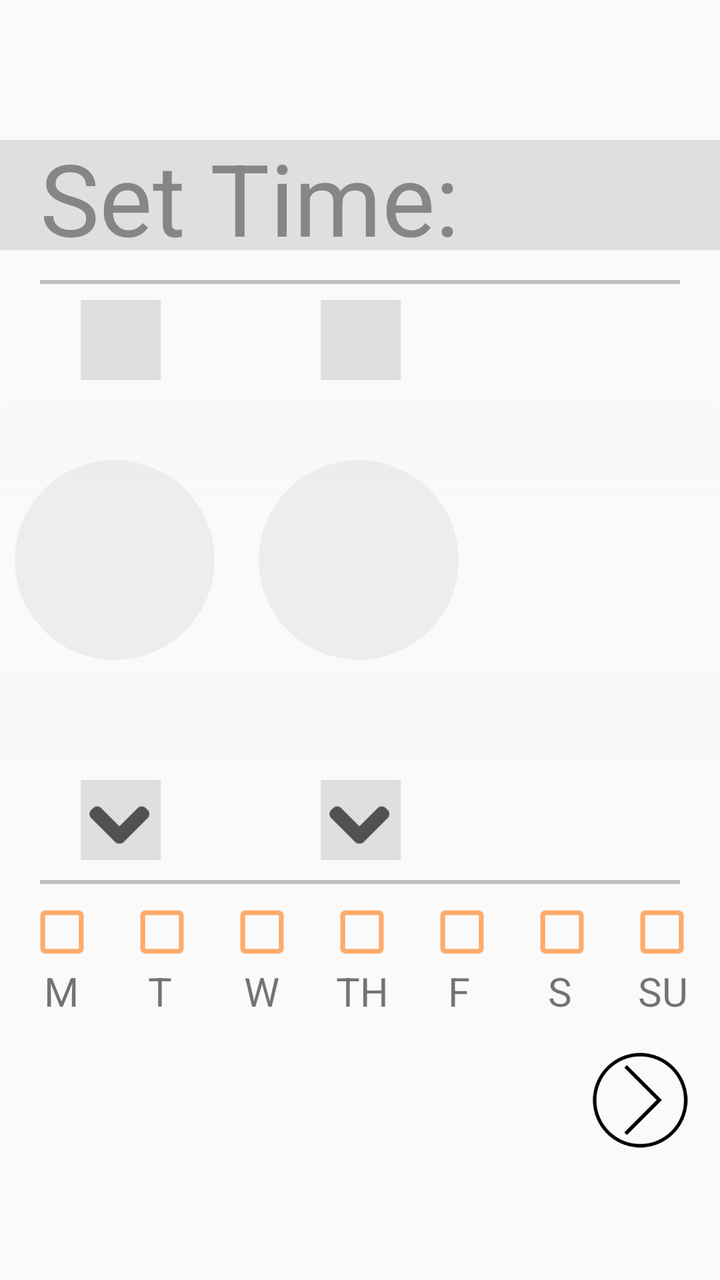
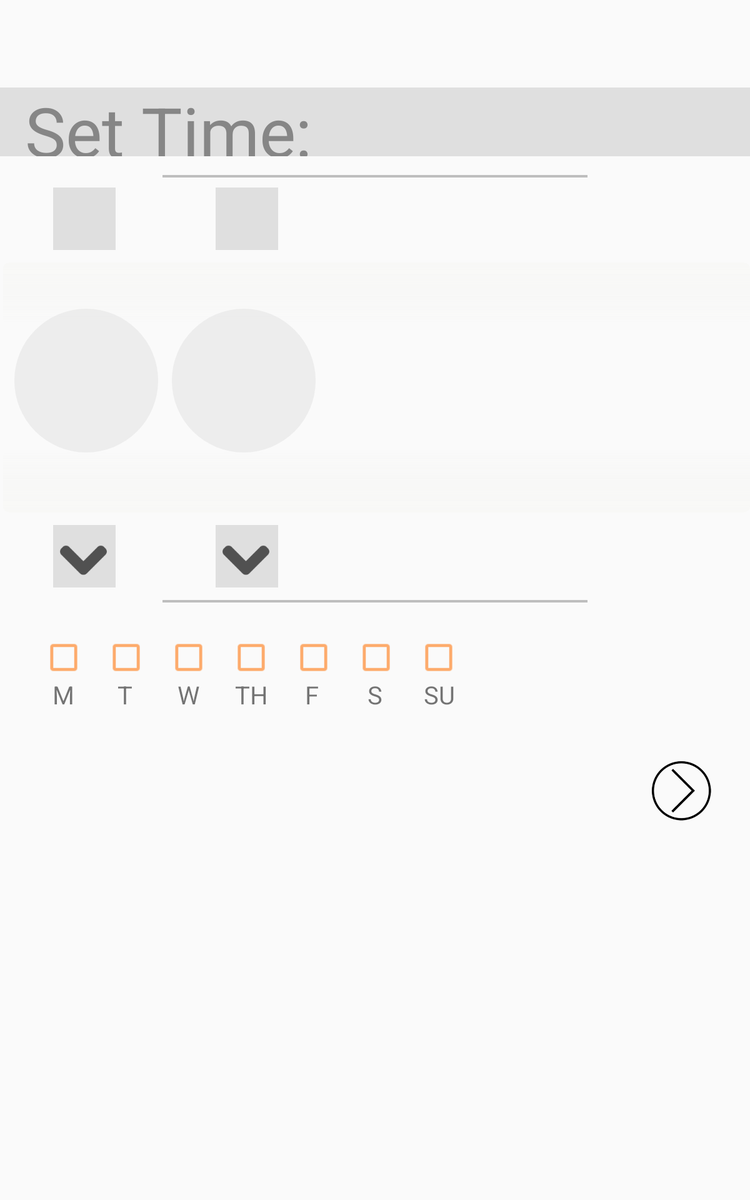

First picture: res/layout/ on a phone held upright. Second picture: the repository's own variant of that layout, on a device whose configuration matches the variant's folder. Source for both follows.
<!-- AndroidManifest.xml: application theme AppTheme -->
<!-- res/layout/alarm_new.xml -->
<?xml version="1.0" encoding="utf-8"?>
<RelativeLayout xmlns:android="http://schemas.android.com/apk/res/android"
    android:orientation="vertical" android:layout_width="match_parent"
    android:layout_height="match_parent"
    android:id="@+id/alarmsLayout">

    <ScrollView
        android:layout_width="wrap_content"
        android:layout_height="wrap_content"
        android:id="@+id/scrollView">
        <RelativeLayout
            android:layout_width="wrap_content"
            android:layout_height="wrap_content">

    
    <RelativeLayout
        android:layout_width="match_parent"
        android:layout_height="55dp"
        android:background="@color/greyish"
        android:layout_marginTop="70dp">
        <TextView
            android:layout_width="wrap_content"
            android:layout_height="wrap_content"
            android:layout_marginStart="20dp"
            android:layout_marginTop="-5dp"
            android:text="Set Time:"
            android:textSize="50sp"
            android:textColor="@color/grey"
            android:id="@+id/setTimeText"/>
        <TextView
            android:layout_width="wrap_content"
            android:layout_height="wrap_content"
            android:layout_marginTop="8dp"
            android:textColor="@color/white"
            android:layout_marginEnd="5dp"
            android:layout_alignParentEnd="true"
            android:textSize="35sp"
            android:id="@+id/aHT" />
    </RelativeLayout>

    <RelativeLayout
        android:orientation="horizontal"
        android:layout_width="wrap_content"
        android:layout_height="wrap_content"
        android:layout_marginTop="60dp"
        android:layout_marginStart="-10dp">

        <View
            android:layout_height="165dp"
            android:layout_width="140dp"
            android:layout_marginTop="150dp"
            android:id="@+id/hr"/>
        <ImageButton
            android:layout_width="40dp"
            android:layout_height="40dp"
            android:layout_marginLeft="50dp"
            android:layout_marginTop="90dp"
            android:src="@drawable/arrowup"
            android:background="@drawable/arrow_selector"
            android:scaleType="centerInside"
            android:id="@+id/hrArrowUp"/>
        <TextView
            android:id="@+id/gradientTop"
            android:layout_width="1000dp"
            android:layout_height="50dp"
            android:layout_marginStart="7dp"
            android:layout_marginTop="142dp"
            android:background="@drawable/fade_top">
        </TextView>

        <LinearLayout
            android:orientation="horizontal"
            android:layout_width="140dp"
            android:layout_height="175dp"
            android:id="@+id/alarmTimeSelection"
            android:layout_marginStart="13dp"
            android:layout_marginTop="143dp">
        </LinearLayout>

        <TextView
            android:id="@+id/gradientBottom"
            android:layout_width="1000dp"
            android:layout_height="50dp"
            android:layout_marginStart="7dp"
            android:layout_marginTop="270dp"
            android:background="@drawable/fade_bottom">
        </TextView>
        <ImageButton
            android:layout_width="40dp"
            android:layout_height="40dp"
            android:layout_marginStart="50dp"
            android:layout_marginTop="330dp"
            android:src="@drawable/arrowdown"
            android:background="@drawable/arrow_selector"
            android:scaleType="centerInside"
            android:id="@+id/hrArrowDown" />



        <ImageButton
            android:layout_width="40dp"
            android:layout_height="40dp"
            android:layout_marginStart="170dp"
            android:layout_marginTop="90dp"
            android:src="@drawable/arrowup"
            android:background="@drawable/arrow_selector"
            android:scaleType="centerInside"
            android:id="@+id/minArrowUp"/>

        <LinearLayout
            android:orientation="horizontal"
            android:layout_width="140dp"
            android:layout_height="175dp"
            android:id="@+id/alarmTimeSelection2"
            android:layout_marginStart="138dp"
            android:layout_marginTop="145dp">
        </LinearLayout>

        <ImageButton
            android:layout_width="40dp"
            android:layout_height="40dp"
            android:layout_marginStart="170dp"
            android:layout_marginTop="330dp"
            android:src="@drawable/arrowdown"
            android:background="@drawable/arrow_selector"
            android:scaleType="centerInside"
            android:id="@+id/minArrowDown" />



        <LinearLayout
            android:orientation="horizontal"
            android:includeFontPadding="false"
            android:layout_gravity="fill_vertical"
            android:layout_width="180dp"
            android:layout_height="165dp"
            android:id="@+id/alarmTimeSelection3"
            android:layout_marginStart="217dp"
            android:layout_marginTop="150dp">
        </LinearLayout>

        <TextView
            android:layout_width="100dp"
            android:layout_height="100dp"
            android:id="@+id/circle"
            android:background="@drawable/circle"
            android:layout_marginStart="17dp"
            android:layout_marginTop="170dp"/>
        <TextView
            android:layout_width="100dp"
            android:layout_height="100dp"
            android:id="@+id/circle2"
            android:background="@drawable/circle"
            android:layout_marginStart="139dp"
            android:layout_marginTop="170dp"/>
    </RelativeLayout>





        
            <View
                android:layout_width="320dp"
                android:layout_centerHorizontal="true"
                android:layout_height="2dp"
                android:background="@color/greyer"
                android:layout_marginTop="140dp"/>
            <View
                android:layout_width="320dp"
                android:layout_centerHorizontal="true"
                android:layout_height="2dp"
                android:background="@color/greyer"
                android:layout_marginTop="440dp"/>


        </RelativeLayout>
    </ScrollView>

    

    <CheckBox
        android:layout_width="wrap_content"
        android:layout_height="wrap_content"
        android:scaleX="1.2"
        android:scaleY="1.2"
        android:id="@+id/checkMon"
        android:buttonTint="@color/darkishOrange"
        android:layout_marginStart="15dp"
        android:layout_marginTop="450dp" />
    <TextView
        android:layout_width="wrap_content"
        android:layout_height="wrap_content"
        android:text="M"
        android:textSize="20sp"
        android:layout_marginStart="22dp"
        android:layout_below="@+id/checkMon"/>

    <CheckBox
        android:layout_width="wrap_content"
        android:layout_height="wrap_content"
        android:scaleX="1.2"
        android:scaleY="1.2"
        android:id="@+id/checkTues"
        android:buttonTint="@color/darkishOrange"
        android:layout_marginStart="65dp"
        android:layout_marginTop="450dp" />
    <TextView
        android:layout_width="wrap_content"
        android:layout_height="wrap_content"
        android:text="T"
        android:textSize="20sp"
        android:layout_marginStart="74dp"
        android:layout_below="@+id/checkTues"/>

    <CheckBox
        android:layout_width="wrap_content"
        android:layout_height="wrap_content"
        android:scaleX="1.2"
        android:scaleY="1.2"
        android:id="@+id/checkWed"
        android:buttonTint="@color/darkishOrange"
        android:layout_marginStart="115dp"
        android:layout_marginTop="450dp" />
    <TextView
        android:layout_width="wrap_content"
        android:layout_height="wrap_content"
        android:text="W"
        android:textSize="20sp"
        android:layout_marginStart="122dp"
        android:layout_below="@+id/checkWed"/>

    <CheckBox
        android:layout_width="wrap_content"
        android:layout_height="wrap_content"
        android:scaleX="1.2"
        android:scaleY="1.2"
        android:id="@+id/checkThur"
        android:buttonTint="@color/darkishOrange"
        android:layout_marginStart="165dp"
        android:layout_marginTop="450dp" />
    <TextView
        android:layout_width="wrap_content"
        android:layout_height="wrap_content"
        android:text="TH"
        android:textSize="20sp"
        android:layout_marginStart="168dp"
        android:layout_below="@+id/checkThur"/>

    <CheckBox
        android:layout_width="wrap_content"
        android:layout_height="wrap_content"
        android:scaleX="1.2"
        android:scaleY="1.2"
        android:id="@+id/checkFri"
        android:buttonTint="@color/darkishOrange"
        android:layout_marginStart="215dp"
        android:layout_marginTop="450dp" />
    <TextView
        android:layout_width="wrap_content"
        android:layout_height="wrap_content"
        android:text="F"
        android:textSize="20sp"
        android:layout_marginStart="224dp"
        android:layout_below="@+id/checkFri"/>

    <CheckBox
        android:layout_width="wrap_content"
        android:layout_height="wrap_content"
        android:scaleX="1.2"
        android:scaleY="1.2"
        android:id="@+id/checkSat"
        android:buttonTint="@color/darkishOrange"
        android:layout_marginStart="265dp"
        android:layout_marginTop="450dp" />
    <TextView
        android:layout_width="wrap_content"
        android:layout_height="wrap_content"
        android:text="S"
        android:textSize="20sp"
        android:layout_marginStart="274dp"
        android:layout_below="@+id/checkSat"/>

    <CheckBox
        android:layout_width="wrap_content"
        android:layout_height="wrap_content"
        android:scaleX="1.2"
        android:scaleY="1.2"
        android:id="@+id/checkSun"
        android:buttonTint="@color/darkishOrange"
        android:layout_marginStart="315dp"
        android:layout_marginTop="450dp" />
    <TextView
        android:layout_width="wrap_content"
        android:layout_height="wrap_content"
        android:text="SU"
        android:textSize="20sp"
        android:layout_marginStart="319dp"
        android:layout_below="@+id/checkSun"/>

    <ImageView
        android:layout_width="60dp"
        android:layout_height="60dp"
        android:layout_marginTop="520dp"
        android:src="@drawable/next_arrow"
        android:id="@+id/nextArrow"
        android:layout_marginStart="290dp"/>


</RelativeLayout>
<!-- resources referenced by this layout -->
<resources>
  <color name="darkishOrange">#91ff6f00</color>
  <color name="grey">#b7636363</color>
  <color name="greyer">#b7a8a8a8</color>
  <color name="greyish">#b7d6d6d6</color>
  <color name="white">#ffffff</color>
  <!-- drawable arrow_selector (drawable) -->
  <?xml version="1.0" encoding="utf-8"?>
  <selector xmlns:android="http://schemas.android.com/apk/res/android">
  
      <item android:drawable="@color/greyer" android:state_selected="true"></item>
      <item android:drawable="@color/greyer" android:state_pressed="true"></item>
      <item android:drawable="@color/greyish"></item>
  
  </selector>
  <!-- drawable arrowdown: png bitmap (drawable, 797 bytes) -->
  <!-- drawable circle (drawable) -->
  <?xml version="1.0" encoding="utf-8"?>
  <shape
      xmlns:android="http://schemas.android.com/apk/res/android"
      android:shape="oval">
  
      <solid
          android:color="@color/lessGrey"/>
  
      <size
          android:width="120dp"
          android:height="120dp"/>
  </shape>
  <!-- drawable fade_bottom (drawable) -->
  <?xml version="1.0" encoding="UTF-8"?>
  <shape xmlns:android="http://schemas.android.com/apk/res/android" android:id="@+id/listview_background_shape2">
      <stroke android:width="0dp" android:color="@null" />
      <padding android:left="2dp"
          android:top="2dp"
          android:right="2dp"
          android:bottom="2dp" />
      <corners android:radius="5dp" />
      <solid android:color="@null" />
      <gradient
          android:startColor="#FFF8F8F6"
          android:centerColor="#88F6F6F4"
          android:endColor="#00ECECEC"
          android:angle="90"
          android:dither="true"
          />
  </shape>
  <!-- drawable fade_top (drawable) -->
  <?xml version="1.0" encoding="UTF-8"?>
  <shape xmlns:android="http://schemas.android.com/apk/res/android" android:id="@+id/listview_background_shape">
      <stroke android:width="0dp" android:color="@null" />
      <padding android:left="2dp"
          android:top="2dp"
          android:right="2dp"
          android:bottom="2dp" />
      <corners android:radius="5dp" />
      <solid android:color="@null" />
      <gradient
          android:startColor="#00ECECEC"
          android:centerColor="#88F6F6F4"
          android:endColor="#FFF8F8F6"
          android:angle="90"
          android:dither="true"
          />
  </shape>
  <!-- drawable next_arrow: png bitmap (drawable, 21923 bytes) -->
  <style name="AppTheme" parent="Theme.AppCompat.Light.NoActionBar">
          
          <item name="colorPrimary">@color/colorPrimary</item>
          <item name="colorPrimaryDark">@color/colorPrimaryDark</item>
          <item name="colorAccent">@color/colorAccent</item>
      </style>
  <color name="lessGrey">#5fd6d6d6</color>
  <color name="colorPrimary">#3F51B5</color>
  <color name="colorPrimaryDark">#303F9F</color>
  <color name="colorAccent">#FF4081</color>
</resources>
<!-- res/layout-sw400dp/alarm_new.xml (the repository's variant of the layout above) -->
<!-- drawn on a 7-inch tablet held upright -->
<?xml version="1.0" encoding="utf-8"?>
<RelativeLayout xmlns:android="http://schemas.android.com/apk/res/android"
    android:orientation="vertical" android:layout_width="match_parent"
    android:layout_height="match_parent"
    android:id="@+id/alarmsLayout">

    <ScrollView
        android:layout_width="wrap_content"
        android:layout_height="wrap_content"
        android:id="@+id/scrollView">
        <RelativeLayout
            android:layout_width="wrap_content"
            android:layout_height="wrap_content">

            
            <RelativeLayout
                android:layout_width="match_parent"
                android:layout_height="55dp"
                android:background="@color/greyish"
                android:layout_marginTop="70dp">
                <TextView
                    android:layout_width="wrap_content"
                    android:layout_height="wrap_content"
                    android:layout_marginStart="20dp"
                    android:layout_marginTop="-3dp"
                    android:text="Set Time:"
                    android:textSize="55sp"
                    android:textColor="@color/grey"
                    android:id="@+id/setTimeText"/>
                <TextView
                    android:layout_width="wrap_content"
                    android:layout_height="wrap_content"
                    android:layout_marginTop="8dp"
                    android:textColor="@color/white"
                    android:layout_marginEnd="8dp"
                    android:layout_alignParentEnd="true"
                    android:textSize="40sp"
                    android:id="@+id/aHT" />
            </RelativeLayout>

            <RelativeLayout
                android:orientation="horizontal"
                android:layout_width="wrap_content"
                android:layout_height="wrap_content"
                android:layout_marginTop="60dp"
                android:layout_marginStart="-5dp">

                <View
                    android:layout_height="165dp"
                    android:layout_width="140dp"
                    android:layout_marginTop="150dp"
                    android:id="@+id/hr"/>
                <ImageButton
                    android:contentDescription="Scroll Up"
                    android:layout_width="50dp"
                    android:layout_height="50dp"
                    android:layout_marginLeft="47dp"
                    android:layout_marginTop="90dp"
                    android:src="@drawable/arrowup"
                    android:background="@drawable/arrow_selector"
                    android:scaleType="centerInside"
                    android:id="@+id/hrArrowUp"/>
                <TextView
                    android:id="@+id/gradientTop"
                    android:layout_width="1000dp"
                    android:layout_height="50dp"
                    android:layout_marginStart="7dp"
                    android:layout_marginTop="150dp"
                    android:background="@drawable/fade_top">
                </TextView>

                <LinearLayout
                    android:orientation="horizontal"
                    android:layout_width="140dp"
                    android:layout_height="195dp"
                    android:id="@+id/alarmTimeSelection"
                    android:layout_marginStart="9dp"
                    android:layout_marginTop="150dp">
                </LinearLayout>

                <TextView
                    android:id="@+id/gradientBottom"
                    android:layout_width="1000dp"
                    android:layout_height="50dp"
                    android:layout_marginStart="7dp"
                    android:layout_marginTop="300dp"
                    android:background="@drawable/fade_bottom">
                </TextView>
                <ImageButton
                    android:layout_width="50dp"
                    android:layout_height="50dp"
                    android:layout_marginStart="47dp"
                    android:layout_marginTop="360dp"
                    android:src="@drawable/arrowdown"
                    android:background="@drawable/arrow_selector"
                    android:scaleType="centerInside"
                    android:id="@+id/hrArrowDown" />



                <ImageButton
                    android:layout_width="50dp"
                    android:layout_height="50dp"
                    android:layout_marginStart="177dp"
                    android:layout_marginTop="90dp"
                    android:src="@drawable/arrowup"
                    android:background="@drawable/arrow_selector"
                    android:scaleType="centerInside"
                    android:id="@+id/minArrowUp"/>

                <LinearLayout
                    android:orientation="horizontal"
                    android:layout_width="140dp"
                    android:layout_height="195dp"
                    android:id="@+id/alarmTimeSelection2"
                    android:layout_marginStart="138dp"
                    android:layout_marginTop="150dp">
                </LinearLayout>

                <ImageButton
                    android:layout_width="50dp"
                    android:layout_height="50dp"
                    android:layout_marginStart="177dp"
                    android:layout_marginTop="360dp"
                    android:src="@drawable/arrowdown"
                    android:background="@drawable/arrow_selector"
                    android:scaleType="centerInside"
                    android:id="@+id/minArrowDown" />



                <LinearLayout
                    android:orientation="horizontal"
                    android:includeFontPadding="false"
                    android:layout_gravity="fill_vertical"
                    android:layout_width="180dp"
                    android:layout_height="165dp"
                    android:id="@+id/alarmTimeSelection3"
                    android:layout_marginStart="225dp"
                    android:layout_marginTop="158dp">
                </LinearLayout>

                <TextView
                    android:layout_width="115dp"
                    android:layout_height="115dp"
                    android:id="@+id/circle"
                    android:background="@drawable/circle"
                    android:layout_marginStart="16dp"
                    android:layout_marginTop="187dp"/>
                <TextView
                    android:layout_width="115dp"
                    android:layout_height="115dp"
                    android:id="@+id/circle2"
                    android:background="@drawable/circle"
                    android:layout_marginStart="142dp"
                    android:layout_marginTop="187dp"/>
            </RelativeLayout>





            
            <View
                android:layout_width="340dp"
                android:layout_centerHorizontal="true"
                android:layout_height="2dp"
                android:background="@color/greyer"
                android:layout_marginTop="140dp"/>
            <View
                android:layout_width="340dp"
                android:layout_centerHorizontal="true"
                android:layout_height="2dp"
                android:background="@color/greyer"
                android:layout_marginTop="480dp"/>


        </RelativeLayout>
    </ScrollView>

    
    <RelativeLayout
        android:layout_width="wrap_content"
        android:layout_height="wrap_content"
        android:layout_marginTop="60dp"
        android:layout_marginStart="20dp">

        <CheckBox
            android:layout_width="wrap_content"
            android:layout_height="wrap_content"
            android:scaleX="1.2"
            android:scaleY="1.2"
            android:id="@+id/checkMon"
            android:buttonTint="@color/darkishOrange"
            android:layout_marginStart="15dp"
            android:layout_marginTop="450dp" />
        <TextView
            android:layout_width="wrap_content"
            android:layout_height="wrap_content"
            android:text="M"
            android:textSize="20sp"
            android:layout_marginStart="22dp"
            android:layout_below="@+id/checkMon"/>

        <CheckBox
            android:layout_width="wrap_content"
            android:layout_height="wrap_content"
            android:scaleX="1.2"
            android:scaleY="1.2"
            android:id="@+id/checkTues"
            android:buttonTint="@color/darkishOrange"
            android:layout_marginStart="65dp"
            android:layout_marginTop="450dp" />
        <TextView
            android:layout_width="wrap_content"
            android:layout_height="wrap_content"
            android:text="T"
            android:textSize="20sp"
            android:layout_marginStart="74dp"
            android:layout_below="@+id/checkTues"/>

        <CheckBox
            android:layout_width="wrap_content"
            android:layout_height="wrap_content"
            android:scaleX="1.2"
            android:scaleY="1.2"
            android:id="@+id/checkWed"
            android:buttonTint="@color/darkishOrange"
            android:layout_marginStart="115dp"
            android:layout_marginTop="450dp" />
        <TextView
            android:layout_width="wrap_content"
            android:layout_height="wrap_content"
            android:text="W"
            android:textSize="20sp"
            android:layout_marginStart="122dp"
            android:layout_below="@+id/checkWed"/>

        <CheckBox
            android:layout_width="wrap_content"
            android:layout_height="wrap_content"
            android:scaleX="1.2"
            android:scaleY="1.2"
            android:id="@+id/checkThur"
            android:buttonTint="@color/darkishOrange"
            android:layout_marginStart="165dp"
            android:layout_marginTop="450dp" />
        <TextView
            android:layout_width="wrap_content"
            android:layout_height="wrap_content"
            android:text="TH"
            android:textSize="20sp"
            android:layout_marginStart="168dp"
            android:layout_below="@+id/checkThur"/>

        <CheckBox
            android:layout_width="wrap_content"
            android:layout_height="wrap_content"
            android:scaleX="1.2"
            android:scaleY="1.2"
            android:id="@+id/checkFri"
            android:buttonTint="@color/darkishOrange"
            android:layout_marginStart="215dp"
            android:layout_marginTop="450dp" />
        <TextView
            android:layout_width="wrap_content"
            android:layout_height="wrap_content"
            android:text="F"
            android:textSize="20sp"
            android:layout_marginStart="224dp"
            android:layout_below="@+id/checkFri"/>

        <CheckBox
            android:layout_width="wrap_content"
            android:layout_height="wrap_content"
            android:scaleX="1.2"
            android:scaleY="1.2"
            android:id="@+id/checkSat"
            android:buttonTint="@color/darkishOrange"
            android:layout_marginStart="265dp"
            android:layout_marginTop="450dp" />
        <TextView
            android:layout_width="wrap_content"
            android:layout_height="wrap_content"
            android:text="S"
            android:textSize="20sp"
            android:layout_marginStart="274dp"
            android:layout_below="@+id/checkSat"/>

        <CheckBox
            android:layout_width="wrap_content"
            android:layout_height="wrap_content"
            android:scaleX="1.2"
            android:scaleY="1.2"
            android:id="@+id/checkSun"
            android:buttonTint="@color/darkishOrange"
            android:layout_marginStart="315dp"
            android:layout_marginTop="450dp" />
        <TextView
            android:layout_width="wrap_content"
            android:layout_height="wrap_content"
            android:text="SU"
            android:textSize="20sp"
            android:layout_marginStart="319dp"
            android:layout_below="@+id/checkSun"/>

        <ImageView
            android:layout_width="85dp"
            android:layout_height="85dp"
            android:layout_marginTop="530dp"
            android:src="@drawable/next_arrow"
            android:id="@+id/nextArrow"
            android:layout_alignParentEnd="true"
            android:paddingStart="0dp"
            android:paddingEnd="25dp"/>

    </RelativeLayout>


</RelativeLayout>
